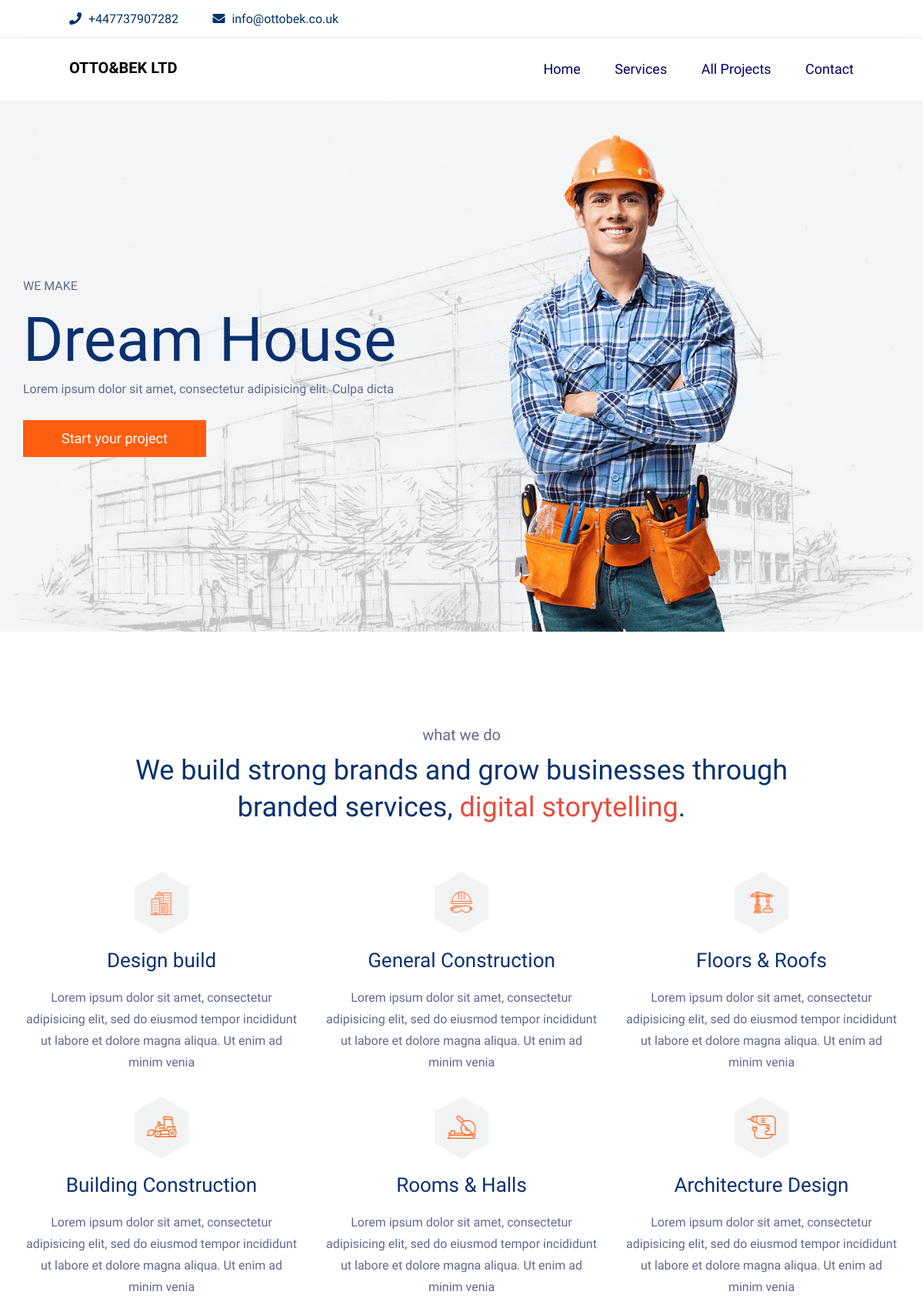
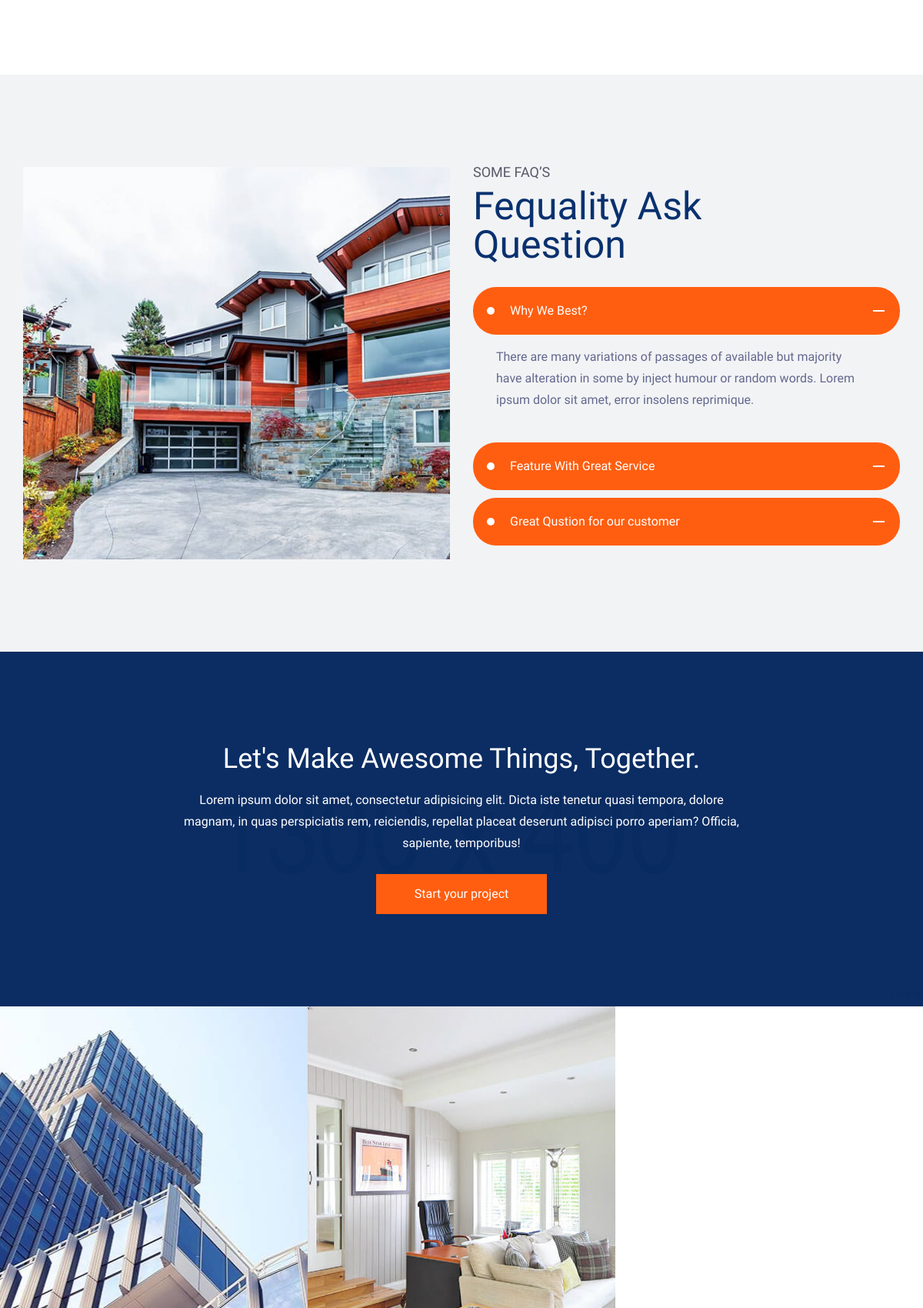
The page / (upper part) on the database its author committed (2 pictures, top to bottom).
### home/models.py (models this page shows, shortened)
class Contact(models.Model):
    website_title = models.TextField()
    phone = models.CharField(max_length=255)
    phone2 = models.CharField(max_length=255, null=True, blank=True)
    address = models.TextField(null=True, blank=True)
    email = models.EmailField(null=True, blank=True)
    instagram = models.CharField(max_length=255, null=True, blank=True)
    telegram = models.CharField(max_length=255, null=True, blank=True)
    facebook = models.CharField(max_length=255, null=True, blank=True)
    twitter = models.CharField(max_length=255, null=True, blank=True)
    whatsapp = models.CharField(max_length=255, null=True, blank=True)
    youtube = models.CharField(max_length=255, null=True, blank=True)
    is_active = models.BooleanField(default=True)

class HomeBarner(models.Model):
    TEXT_POSITION = (
        ('text-center', 'text-center'),
        ('text-right', 'text-right'),
        ('text-left', 'text-left')
    )
    text = RichTextField()
    image = models.ImageField(upload_to='images/')
    image2 = models.ImageField(upload_to='images/', null=True, blank=True)
    text_position = models.CharField(max_length=255, choices=TEXT_POSITION, default='text-center')
    is_active = models.BooleanField(default=True)

class AboutUs(models.Model):
    title = RichTextField()
    is_active = models.BooleanField(default=True)

class Service(models.Model):
    title = models.CharField(max_length=255)
    icon = models.ImageField(upload_to='images/', null=True, blank=True)
    text = RichTextField()
    is_active = models.BooleanField(default=True)

class FAQ(models.Model):
    title = models.CharField(max_length=255)
    image = models.ImageField(upload_to='images/')
    is_active = models.BooleanField(default=True)

class FAQItem(models.Model):
    title = models.CharField(max_length=255)
    text = RichTextField()
    is_active = models.BooleanField(default=True)

class Project(models.Model):
    title = models.CharField(max_length=255)
    text = RichTextField()
    is_active = models.BooleanField(default=True)

class ProjectItem(models.Model):
    title = models.CharField(max_length=255)
    text = RichTextField(null=True, blank=True)
    image = models.ImageField(upload_to='images/')
    is_active = models.BooleanField(default=True)

### home/views.py (the view)
# urls.py: path('', home_view, name='home'),
def home_view(request):
    contact = Contact.objects.filter(is_active=True).last()
    barners = HomeBarner.objects.filter(is_active=True)
    aboutus = AboutUs.objects.filter(is_active=True).last()
    aboutus_items = AboutUsItem.objects.filter(is_active=True)
    faq = FAQ.objects.filter(is_active=True).last()
    faq_items = FAQItem.objects.filter(is_active=True)[:3]
    services = Service.objects.filter(is_active=True)
    project = Project.objects.filter(is_active=True).last()
    project_items = ProjectItem.objects.filter(is_active=True)
    footer = Footer.objects.filter(is_active=True)
    if footer.count() == 0:
        col = 12
    elif footer.count() == 1:
        col = 6
    elif footer.count() == 2:
        col = 4
    elif footer.count() == 3:
        col = 3
    else:
        col = 3
    context = {
        'contact':contact,
        'barners':barners,
        'aboutus':aboutus,
        'aboutus_items':aboutus_items,
        'faq':faq,
        'faq_items':faq_items,
        'services':services,
        'project':project,
        'project_items':project_items,
        'footer':footer,
        'col':col
    }
    return render(request, 'index.html', context=context)

### templates/index.html (shortened to what this page needs)
{% load static %}
<!DOCTYPE html>
<html lang="en">
<head>
    <link rel="stylesheet" href="{% static 'assets/css/fontawesome.min.css' %}">
    <link rel="stylesheet" href="{% static 'assets/css/animate.css' %}">
    <link rel="stylesheet" href="{% static 'assets/css/magnific-popup.css' %}">
    <link rel="stylesheet" href="{% static 'assets/css/owl.carousel.min.css' %}">
    <link rel="stylesheet" href="{% static 'assets/css/meanmenu.min.css' %}">
    <link rel="stylesheet" href="{% static 'assets/css/owl.theme.css' %}">
    <link rel="stylesheet" href="{% static 'assets/css/bootstrap.min.css' %}">
    <link rel="stylesheet" href="{% static 'assets/css/default.css' %}">
    <link rel="stylesheet" href="{% static 'style.css' %}">
    <link rel="stylesheet" href="{% static 'assets/css/responsive.css' %}">
</head>
<body>
    <div class="main-wrapper">
        <header class="header-one">
            <div class="top-header pl-75 pr-75 d-none d-md-block">
                <div class="container-fluid">
                    <div class="row d-flex align-items-center">
                        <div class="col-lg-8 col-md-9 top-bar-left">
                            <span><i class="fas fa-phone"></i> {{contact.phone}}</span>
                            {% if contact.email is not None%}<span><i class="fas fa-envelope"></i> {{contact.email}}</span>{%endif%}
                        </div>
                    </div>
                </div>
            </div>
            <div class="main-menu pl-75 pr-75 pt-30 pb-30" id="sticky-nav">
                <div class="container-fluid">
                    <div class="row">
                        <div class="col-md-3 col-lg-2 d-flex">
                            <a class="navbar-brand logo" href="#">
                                <span class="logo_name">OTTO&BEK LTD</span>
                            </a>
                        </div>
                        <div class="col-lg-10 col-md-9  d-none d-lg-block text-lg-right">
                            <nav id="responsive-menu" class="menu-style-one">
                                <ul class="menu-items">
                                    <li><a href="#home">home</a></li>
                                    <li><a href="#service">Services</a></li>
                                    <li><a href="#portfolio">All Projects</a></li>
                                    <li><a href="#contact">Contact</a></li>
                                </ul>
                            </nav>
                        </div>
                    </div>
                </div>
            </div>
        </header>
        <section class="hero-slider-area" id="home">
            <div class="hero-slides owl-carousel">
                {% for barner in barners %}
                    <div class="single-hero-slide gray-overlay bg-cover bg-top d-flex align-items-center" style="background-image: url({{barner.image.url}})">
                        {% if barner.text_position == 'text-right' %}
                            {% if barner.image2 %}
                            <div class="slide-img slide-img-left d-none d-lg-block">
                                <img src="{{ barner.image2.url }}" alt="">
                            </div>
                            {% endif %}
                            <div class="container">
                                <div class="row">
                                    <div class="col-12 {{barner.text_position}}">
                                        {{barner.text|safe}}
                                        <button type="button" data-toggle="modal" data-target="#exampleModal" class="theme_btn get_start">Start your project</button>
                                    </div>
                                </div>
                            </div>
                        {% else %}
                            <div class="container">
                                <div class="row">
                                    <div class="col-12 {{barner.text_position}}">
                                        {{barner.text|safe}}
                                        <button type="button" data-toggle="modal" data-target="#exampleModal" class="theme_btn get_start">Start your project</button>
                                    </div>
                                </div>
                            </div>
                            {% if barner.image2 %}
                            <div class="slide-img d-none d-lg-block">
                                <img src="{{ barner.image2.url }}" alt="">
                            </div>
                            {% endif %}
                        {% endif %}
                    </div>
                {% endfor %}
            </div>
        </section>
        <section class="what-we-do section-padding" id="service">
            <div class="container">
                <div class="row">
                    <div class="col-lg-10 offset-lg-1 col-12 text-center">
                        <div class="what-we-do-title">
                            {{aboutus.title|safe}}
                        </div>
                    </div>
                </div>
                <div class="row">
                    {% for service in services %}
                    <div class="col-lg-4 col-md-6 col-sm-12">
                        <div class="single-service">
                            <div class="service-icon">
                                <div class="service-shape-icon">
                                    <img src="{{service.icon.url}}" alt="">
                                </div>
                            </div>
                            <h3>{{service.title}}</h3>
                            <p>{{service.text|safe}}</p>
                        </div>
                    </div>
                    {% endfor %}
                </div>
            </div>
        </section>
        <section class="fq-ask-wrap section-padding">
            <div class="container">
                <div class="row">
                    <div class="col-lg-6 col-sm-12">
                        <div class="fq-ask-banner">
                            <img src="{{faq.image.url}}" alt="fq-ask">
                        </div>
                    </div>
                    <div class="col-lg-6 col-sm-12">
                        <div class="theme-heading">
                            <span>Some FAQ’s</span>
                            <h2>{{faq.title|safe}}</h2>
                        </div>
                        <div class="frequent-ask-accrodian">
                           <div id="accordion">
                            {% for faq_item  in faq_items %}
                              <div class="card">
                                 <div class="card-header" id="heading{{forloop.counter}}">
                                    <h5 class="mb-0">
                                       <button class="btn btn-link" data-toggle="collapse" data-target="#collapse{{forloop.counter}}" aria-expanded="true" aria-controls="collapse{{forloop.counter}}">
                                       {{faq_item.title}}
                                       </button>
                                    </h5>
                                 </div>
                                 <div id="collapse{{forloop.counter}}" class="collapse {% if forloop.counter == 1%} show {%endif%}" aria-labelledby="heading{{forloop.counter}}" data-parent="#accordion">
                                    <div class="card-body">
                                        {{faq_item.text|safe}}
                                    </div>
                                 </div>
                              </div>
                              {% endfor %}
                           </div>
                        </div>
                    </div>
                </div>
            </div>
        </section>
        <section class="call-to-action-wrap section-padding text-white bg-cover bg-bottom" style="background-image: url({% static 'assets/img/call_action_bg.jpg' %})">
            <div class="container">
                <div class="col-md-12 col-lg-8 offset-lg-2 text-center">
                    <div class="call-to-action">
                        <h2>{{project.title}}</h2>
                        <p>{{project.text|safe}}</p>
                         <a href="#" data-toggle="modal" data-target="#exampleModal" class="theme_btn call-action-btn">Start your project</a>
                    </div>
                </div>
            </div>
        </section>
        <section class="our-portfolio portfolio-carosuel-wrap" id="portfolio">
            <div class="portfolio-carousel-items owl-carousel">
                {% for project_item in project_items %}
                <div class="single-portofolio bg-cover text-white" style="background-image: url({{project_item.image.url}})">
                </div>
                {% endfor %}
            </div>
        </section>
    </div>
</body>
</html>

### static/assets/css/default.css (style rules this page uses)
.pl-75 { padding-left: 75px; }
.pr-75 { padding-right: 75px; }
.pt-30 { padding-top: 30px; }
.pb-30 { padding-bottom: 30px; }
.bg-cover { background-repeat: no-repeat; background-size: cover; position: relative; }
.bg-bottom { background-repeat: no-repeat; background-position: bottom center; }
.bg-top { background-repeat: no-repeat; background-position: center top; }
.gray-overlay::before { width: 100%; height: 100%; content: ""; left: 0; top: 0; position: absolute; background: #f2f3f5; opacity: .8; }
ul { margin: 0px; padding: 0px; }
section { overflow: hidden; }
.text-white h1, .text-white h2, .text-white h3, .text-white h4, .text-white h5, .text-white h6, .text-white p, .text-white span, .text-white a { color: #fff !important }
button { outline:none; border: none; }
.navbar-brand { padding: 0; }

### templates/index.html (style rules this page uses)
.logo_name { font-weight: 600; color: black; }

### rows shown on the page
Contact: phone "+447737907282", email "info@ottobek.co.uk"
HomeBarner: image (picture), text "WE MAKE Dream House Lorem ipsum dolor sit amet, consectetur adipisicing elit. Culpa dicta", image2 (picture)
AboutUs: title "what we do We build strong brands and grow businesses through branded services, digital storytelling ."
Service: icon (picture), title "Design build", text "Lorem ipsum dolor sit amet, consectetur adipisicing elit, sed do eiusmod tempor incididunt ut labore et dolore magna aliqua. Ut enim ad minim venia"
Service: icon (picture), title "General Construction", text "Lorem ipsum dolor sit amet, consectetur adipisicing elit, sed do eiusmod tempor incididunt ut labore et dolore magna aliqua. Ut enim ad minim venia"
Service: icon (picture), title "Floors & Roofs", text "Lorem ipsum dolor sit amet, consectetur adipisicing elit, sed do eiusmod tempor incididunt ut labore et dolore magna aliqua. Ut enim ad minim venia"
Service: icon (picture), title "Building Construction", text "Lorem ipsum dolor sit amet, consectetur adipisicing elit, sed do eiusmod tempor incididunt ut labore et dolore magna aliqua. Ut enim ad minim venia"
Service: icon (picture), title "Rooms & Halls", text "Lorem ipsum dolor sit amet, consectetur adipisicing elit, sed do eiusmod tempor incididunt ut labore et dolore magna aliqua. Ut enim ad minim venia"
Service: icon (picture), title "Architecture Design", text "Lorem ipsum dolor sit amet, consectetur adipisicing elit, sed do eiusmod tempor incididunt ut labore et dolore magna aliqua. Ut enim ad minim venia"
FAQ: image (picture), title "Fequality Ask Question"
FAQItem: title "Why We Best?", text "There are many variations of passages of available but majority have alteration in some by inject humour or random words. Lorem ipsum dolor sit amet, error insolens reprimique."
FAQItem: title "Feature With Great Service"
FAQItem: title "Great Qustion for our customer"
Project: title "Let's Make Awesome Things, Together.", text "Lorem ipsum dolor sit amet, consectetur adipisicing elit. Dicta iste tenetur quasi tempora, dolore magnam, in quas perspiciatis rem, reiciendis, repellat placeat deserunt adipisci porro aperiam? Officia, sapiente, temporibus!"
ProjectItem: image (picture)
ProjectItem: image (picture)
ProjectItem: image (picture)
